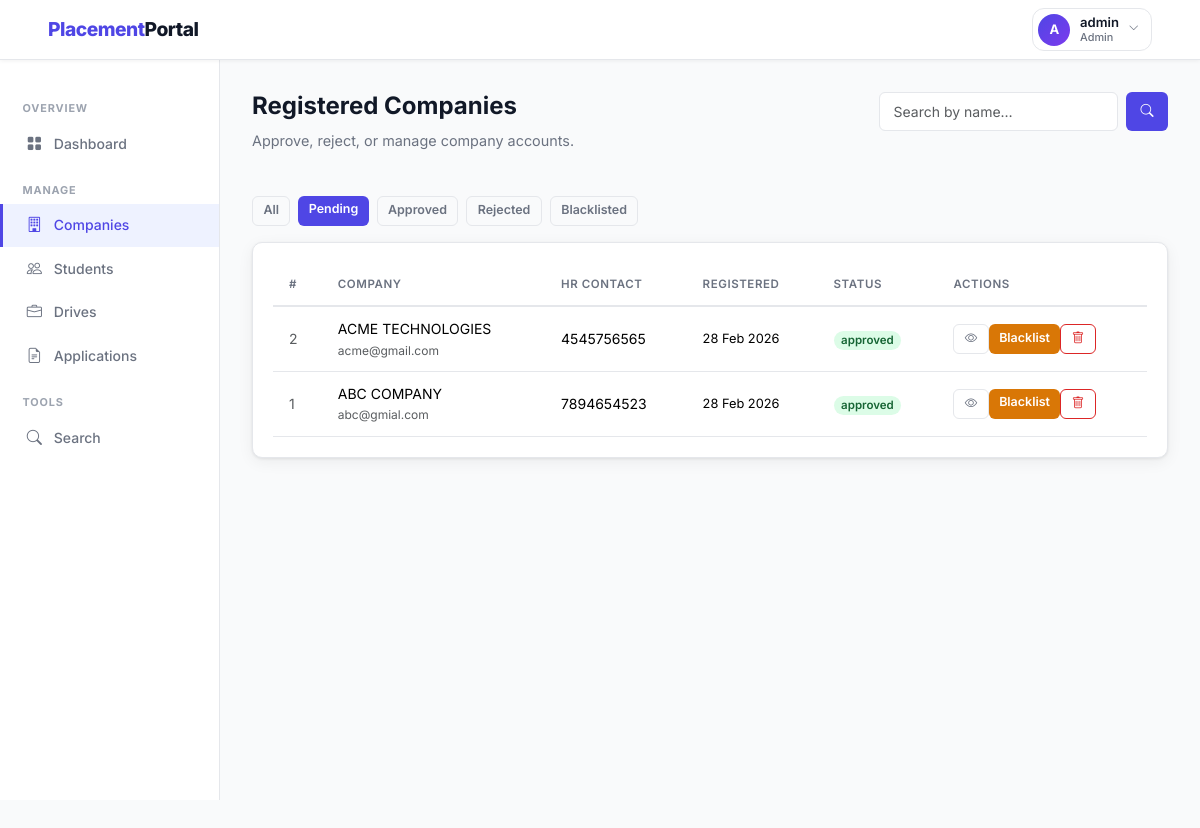
Page /admin/companies?status=pending (signed in) on the earlier database version.
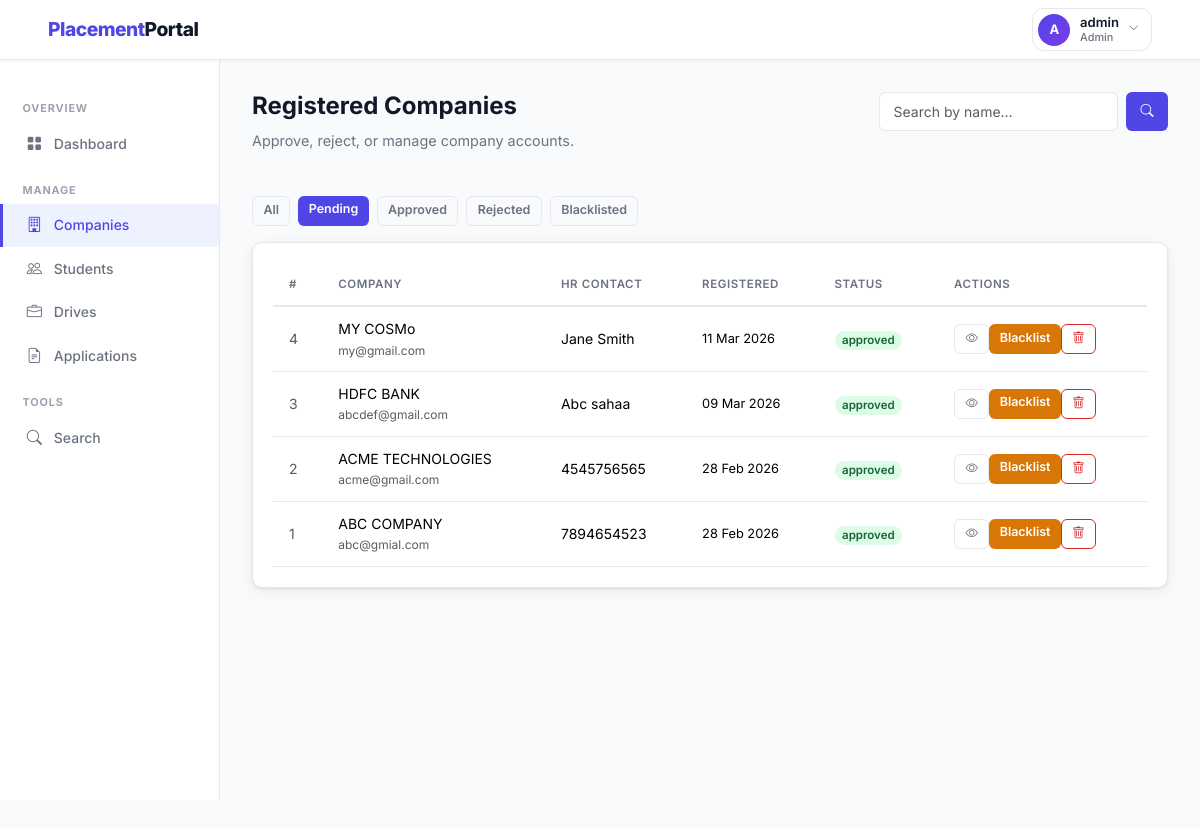
Same page on the later database version.
### backend/models.py (models this page shows, shortened)
class Company(db.Model):
    __tablename__ = 'company'
    id = db.Column(db.Integer, primary_key=True)
    company_name = db.Column(db.String(150), nullable=False)
    email = db.Column(db.String(120), unique=True, nullable=False)
    password_hash = db.Column(db.String(256), nullable=False)
    hr_contact = db.Column(db.String(100))
    phone = db.Column(db.String(20))
    website = db.Column(db.String(200))
    description = db.Column(db.Text)
    approval_status = db.Column(db.String(20), default='pending')
    registered_at = db.Column(db.DateTime, default=datetime.utcnow)
    drives = db.relationship('PlacementDrive', backref='company', lazy=True,
                             cascade='all, delete-orphan')

### backend/routes.py (the view)
    @app.route('/admin/companies')
    @login_required('admin')
    def admin_companies():
        search        = request.args.get('search', '').strip()
        query         = Company.query
        if search:
            query = query.filter(Company.company_name.ilike(f'%{search}%'))
        all_companies = query.order_by(Company.registered_at.desc()).all()
        return render_template('admin/companies.html',
                               companies=all_companies, search=search)

### backend/routes.py (called while the page is built)
def login_required(role):
    def decorator(f):
        @wraps(f)
        def decorated_function(*args, **kwargs):
            if 'user_id' not in session:
                flash('Please log in to continue.', 'warning')
                return redirect(url_for('auth_login', role=role))
            if session.get('role') != role:
                flash('You do not have permission to view that page.', 'danger')
                return redirect(url_for('home'))
            return f(*args, **kwargs)
        return decorated_function
    return decorator

### templates/admin/companies.html (shortened to what the changed rows need)
{% extends 'layout_dashboard.html' %}
{% block content %}
<div class="page-header d-flex align-items-start justify-content-between flex-wrap gap-2">
  <div>
    <h1>Registered Companies</h1>
  </div>
</div>
<div class="mb-3 d-flex gap-2 flex-wrap">
  <a href="{{ url_for('admin_companies') }}"
     class="btn btn-sm {{ 'btn-primary' if not request.args.get('status') else 'btn-outline-secondary' }}">All</a>
  {% for s in ['pending','approved','rejected','blacklisted'] %}
  <a href="{{ url_for('admin_companies') }}?status={{ s }}"
     class="btn btn-sm {{ 'btn-primary' if request.args.get('status')==s else 'btn-outline-secondary' }}">
    {{ s|capitalize }}
  </a>
  {% endfor %}
</div>
<div class="card">
  <div class="card-body p-0">
    {% if companies %}
    <table class="table mb-0">
      <thead>
        <tr>
          <th>#</th>
          <th>Company</th>
          <th>HR Contact</th>
          <th>Registered</th>
          <th>Status</th>
          <th>Actions</th>
        </tr>
      </thead>
      <tbody>
        {% for c in companies %}
        <tr>
          <td class="text-muted">{{ c.id }}</td>
          <td>
            <div class="fw-600">{{ c.company_name }}</div>
            <div class="text-muted" style="font-size:.75rem;">{{ c.email }}</div>
          </td>
          <td>{{ c.hr_contact or '—' }}</td>
          <td style="white-space:nowrap;font-size:.8rem;">
            {{ c.registered_at.strftime('%d %b %Y') }}
          </td>
          <td>
            <span class="badge badge-{{ c.approval_status }}">{{ c.approval_status }}</span>
          </td>
          <td>
            <div class="d-flex gap-0 flex-wrap">
              <a href="{{ url_for('admin_company_detail', company_id=c.id) }}"
                 class="btn btn-outline-secondary btn-sm">
                <i class="bi bi-eye"></i>
              </a>
              {% if c.approval_status == 'pending' %}
                <a href="{{ url_for('admin_approve_company', company_id=c.id) }}"
                   class="btn btn-success btn-sm">Approve</a>
                <a href="{{ url_for('admin_reject_company', company_id=c.id) }}"
                   class="btn btn-danger btn-sm">Reject</a>
              {% elif c.approval_status == 'approved' %}
                <a href="{{ url_for('admin_blacklist_company', company_id=c.id) }}"
                   class="btn btn-warning btn-sm">Blacklist</a>
              {% elif c.approval_status in ['rejected','blacklisted'] %}
                <a href="{{ url_for('admin_approve_company', company_id=c.id) }}"
                   class="btn btn-success btn-sm">Approve</a>
              {% endif %}
              <a href="{{ url_for('admin_delete_company', company_id=c.id) }}"
                 class="btn btn-outline-danger btn-sm"
                 onclick="return confirm('Delete this company and all its data?')">
                <i class="bi bi-trash"></i>
              </a>
            </div>
          </td>
        </tr>
        {% endfor %}
      </tbody>
    </table>
    {% else %}
      <div class="empty-state">
        <i class="bi bi-building"></i>
        <p>No companies found{% if search %} for "{{ search }}"{% endif %}.</p>
      </div>
    {% endif %}
  </div>
</div>
{% endblock %}

Differences in the rows shown:
added Company: id "4", company_name "MY COSMo", email "my@gmail.com", hr_contact "Jane Smith", registered_at "11 Mar 2026", approval_status "approved"
added Company: id "3", company_name "HDFC BANK", email "abcdef@gmail.com", hr_contact "Abc sahaa", registered_at "09 Mar 2026", approval_status "approved"
